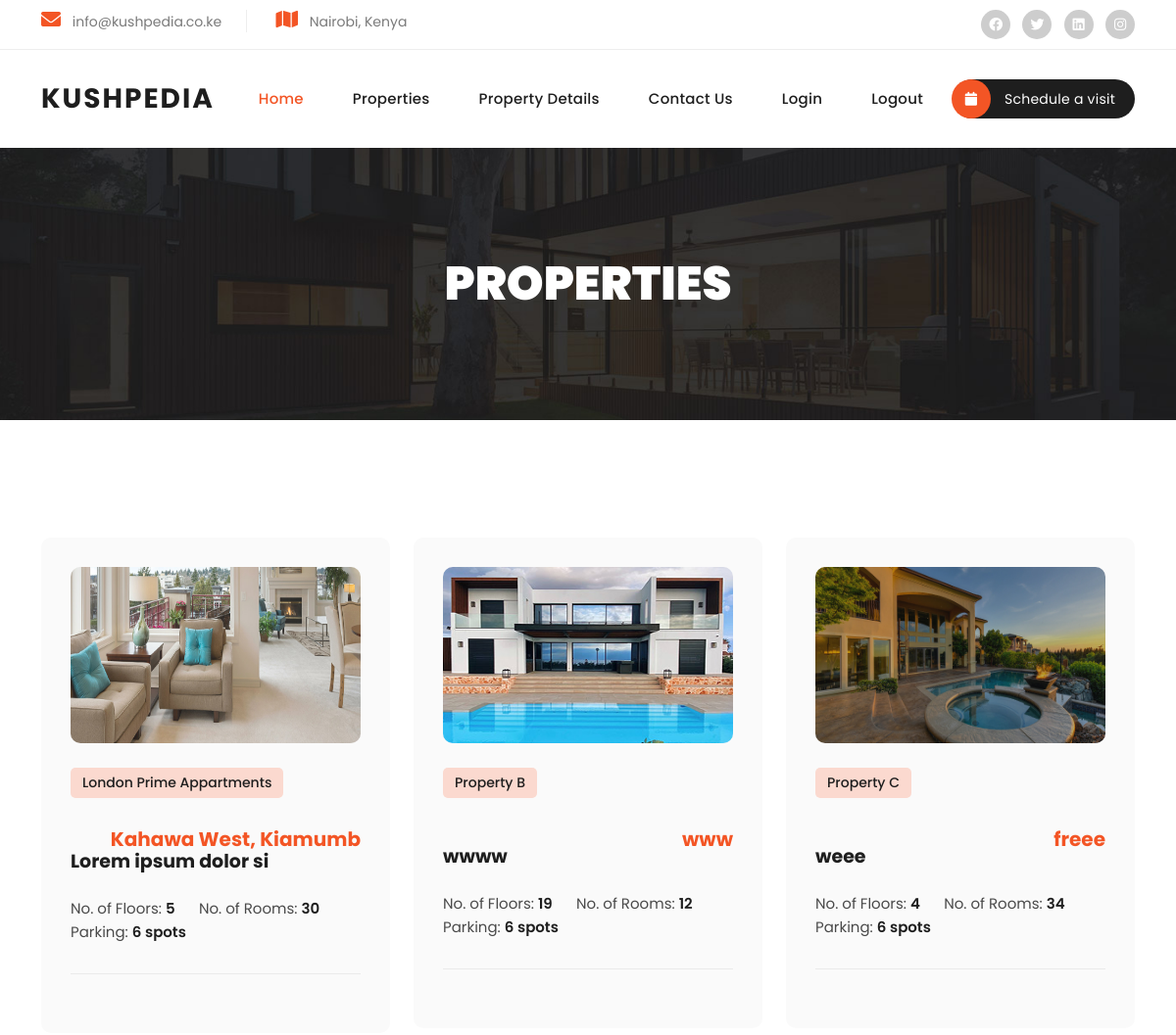
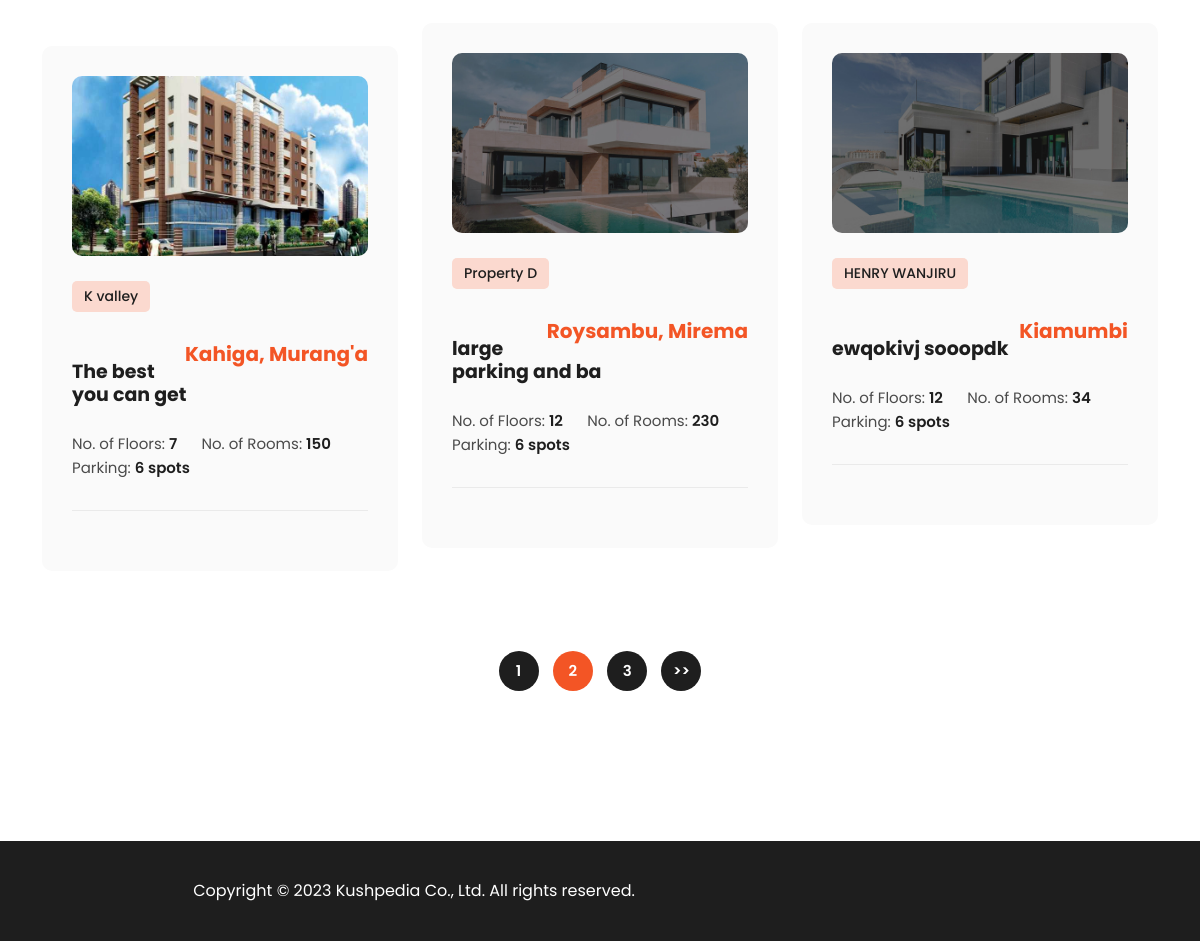
Page /view_property/ on the committed database (2 pictures, top to bottom).
### properties/models.py (models this page shows, shortened)
class Property(models.Model):
    name = models.CharField(max_length=255)
    address = models.TextField(null=True, blank=True)
    description = models.TextField(null=True, blank=True)
    num_of_floors = models.IntegerField(null=True, blank=True)
    num_rooms = models.PositiveIntegerField(null=True, blank=True)
    year_built = models.PositiveIntegerField(null=True, blank=True)
    featured_image = models.ImageField(default="properties/default.png", null=True, blank=True)
    latitudes = models.FloatField(null=True, blank=True)
    longitudes = models.FloatField(null=True, blank=True)
    is_available = models.BooleanField(default=True)
    created =models.DateTimeField(auto_now_add=True)
    id = models.UUIDField(default=uuid.uuid4, unique=True,editable=False,
                            primary_key=True)
    class Meta:
        verbose_name = 'property'
        verbose_name_plural = 'properties'

### properties/views.py (the view)
# urls.py: path('view_property/',views.viewProperty, name='single_property'),
def viewProperty(request):
    properties = Property.objects.filter(is_available=True)
    context ={
        'properties' : properties
    }
    return render(request, 'properties/properties.html', context)

### templates/properties/properties.html
{% load static %}
{% include 'includes/navbar.html' %}
{% block content %}
<div class="page-heading header-text">
    <div class="container">
    <div class="row">
        <div class="col-lg-12">
        <h3>Properties</h3>
        </div>
    </div>
    </div>
</div>
	<div class="section properties">
		<div class="container">
		<div class="row properties-box">
            {% for property in properties %}
			<div class="col-lg-4 col-md-6 align-self-center mb-30 properties-items col-md-6 adv">
			<div class="item">
				<a href="{% url 'single_property' %}">
					<img src="{{ property.featured_image.url }}" alt="Property Picture" width="100px" height="180px">
				</a>
				<span class="category">{{property.name}}</span>
                <br>
				<div><h6>{{property.address|slice:'20'}}</h6></div>
                <br>
				<div><h4><a href="property-details.html">{{property.description|slice:'20'}}</a></h4></div>
				<ul>
				<li>No. of Floors: <span>{{property.num_of_floors}}</span></li>
				<li>No. of Rooms: <span>{{property.num_rooms}}</span></li>
				<li>Parking: <span>6 spots</span></li>
				</ul>
			</div>
			</div>
        {% endfor %}
		</div>
		<div class="row">
			<div class="col-lg-12">
			<ul class="pagination">
				<li><a href="#">1</a></li>
				<li><a class="is_active" href="#">2</a></li>
				<li><a href="#">3</a></li>
				<li><a href="#">>></a></li>
			</ul>
			</div>
		</div>
		</div>
	</div>
{% endblock content %}
{% include 'includes/footer.html' %}

### templates/includes/navbar.html (shortened to what this page needs)
{% load static %}
<!DOCTYPE html>
<html lang="en">
<head>
    <link href="{% static 'vendor/bootstrap/css/bootstrap.min.css' %}" rel="stylesheet"/>
    <link href="{% static 'assets/css/fontawesome.css' %}" rel="stylesheet"/>
    <link href="{% static 'assets/css/templatemo-villa-agency.css' %}" rel="stylesheet"/>
    <link href="{% static 'assets/css/owl.css' %}" rel="stylesheet"/>
    <link href="{% static 'assets/css/animate.css' %}" rel="stylesheet"/>
    <link href="https://unpkg.com/swiper@7/swiper-bundle.min.css" rel="stylesheet"/>
</head>
<body>
<div class="sub-header">
    <div class="container">
    <div class="row">
        <div class="col-lg-8 col-md-8">
        <ul class="info">
            <li><i class="fa fa-envelope"></i> info@kushpedia.co.ke</li>
            <li><i class="fa fa-map"></i> Nairobi, Kenya</li>
        </ul>
        </div>
        <div class="col-lg-4 col-md-4">
        <ul class="social-links">
            <li><a href="#"><i class="fab fa-facebook"></i></a></li>
            <li><a href="#" target="_blank"><i class="fab fa-twitter"></i></a></li>
            <li><a href="#"><i class="fab fa-linkedin"></i></a></li>
            <li><a href="#"><i class="fab fa-instagram"></i></a></li>
        </ul>
        </div>
    </div>
    </div>
</div>
<header class="header-area header-sticky">
    <div class="container">
        <div class="row">
            <div class="col-12">
                <nav class="main-nav">
                    <a href="index.html" class="logo">
                        <h1>Kushpedia</h1>
                    </a>
                    <ul class="nav">
                    <li><a href="index.html" class="active">Home</a></li>
                    <li><a href="properties.html">Properties</a></li>
                    <li><a href="property-details.html">Property Details</a></li>
                    <li><a href="contact.html">Contact Us</a></li>
					<li><a href="#">Login</a></li>
					<li><a href="#">Logout</a></li>
                    <li><a href="#"><i class="fa fa-calendar"></i> Schedule a visit</a></li>
                </ul>
                </nav>
            </div>
        </div>
    </div>
</header>

### templates/includes/footer.html (shortened to what this page needs)
{% load static %}
<footer>
    <div class="container">
    <div class="col-lg-8">
        <p>Copyright © 2023 Kushpedia Co., Ltd. All rights reserved.
    </div>
    </div>
</footer>
</body>
</html>

### rows in the picture
Property: featured_image (picture), name "London Prime Appartments", address "Kahawa West, Kiamumb", description "Lorem ipsum dolor si", num_of_floors "5", num_rooms "30"
Property: featured_image (picture), name "Property B", address "www", description "wwww", num_of_floors "19", num_rooms "12"
Property: featured_image (picture), name "Property C", address "freee", description "weee", num_of_floors "4", num_rooms "34"
Property: featured_image (picture), name "Property D", address "Roysambu, Mirema", description "large parking and ba", num_of_floors "12", num_rooms "230"
Property: featured_image (picture), name "HENRY WANJIRU", address "Kiamumbi", description "ewqokivj sooopdk", num_of_floors "12", num_rooms "34"
Property: featured_image (picture), name "K valley", address "Kahiga, Murang'a", description "The best you can get", num_of_floors "7", num_rooms "150"
